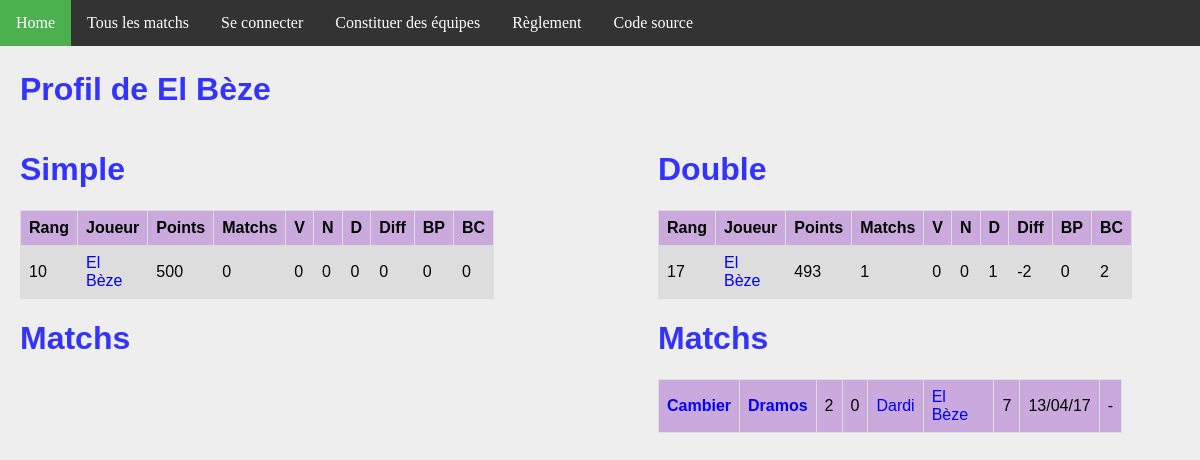
The page /joueur/10/ on the database as committed earlier.
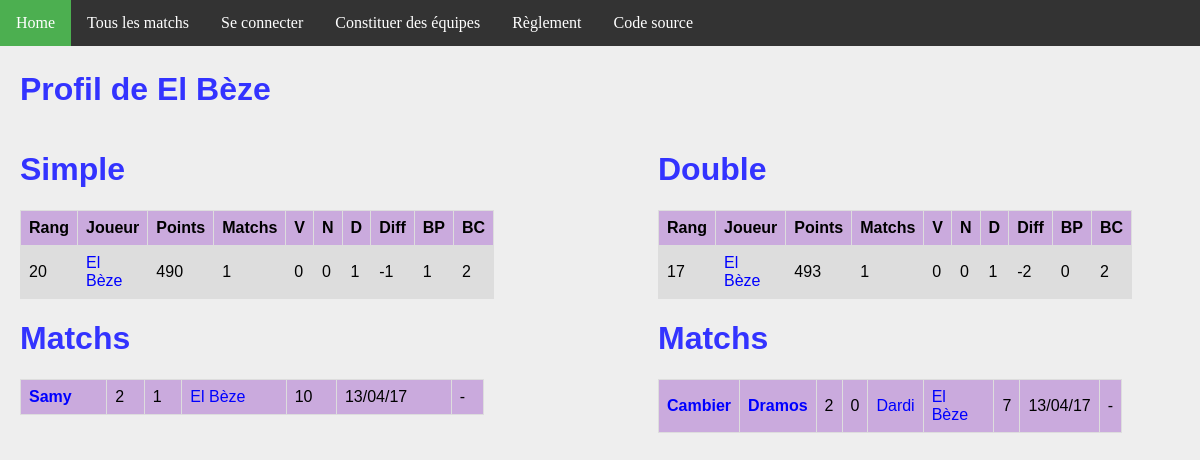
The same page on the database as committed later.
### ranking/models.py (models this page shows, shortened)
class Joueur(models.Model):
    user = models.OneToOneField(User, on_delete=models.CASCADE)
    pseudo = models.CharField(max_length = 50, default="Pax lambda")
    simple_score = models.IntegerField(default=500)
    simple_rang = models.IntegerField(default=0)
    simple_victoires = models.IntegerField(default=0)
    simple_nuls = models.IntegerField(default=0)
    simple_defaites = models.IntegerField(default=0)
    simple_buts_pour = models.IntegerField(default=0)
    simple_buts_contre = models.IntegerField(default=0)
    double_score = models.IntegerField(default=500)
    double_rang = models.IntegerField(default=0)
    double_victoires = models.IntegerField(default=0)
    double_nuls = models.IntegerField(default=0)
    double_defaites = models.IntegerField(default=0)
    double_buts_pour = models.IntegerField(default=0)
    double_buts_contre = models.IntegerField(default=0)
    @property
    def simple_matchs(self):
        return self.simple_nuls + self.simple_victoires + self.simple_defaites
    @property
    def double_matchs(self):
        return self.double_nuls + self.double_victoires + self.double_defaites
    @property
    def simple_diff(self):
        return self.simple_buts_pour - self.simple_buts_contre
    @property
    def double_diff(self):
        return self.double_buts_pour - self.double_buts_contre

class MatchDouble(models.Model):
    domicile_1 = models.ForeignKey('Joueur', related_name = 'dom1')
    domicile_2 = models.ForeignKey('Joueur', related_name = 'dom2')
    exterieur_1 = models.ForeignKey('Joueur', related_name = 'exte1')
    exterieur_2 = models.ForeignKey('Joueur', related_name = 'exte2')
    date = models.DateTimeField(auto_now_add=True)
    buts_domicile = models.IntegerField(default=0)
    buts_exterieur = models.IntegerField(default=0)
    points = models.IntegerField(default=0)
    @property
    def winner(self):
        if self.buts_domicile > self.buts_exterieur:
            return 1.
        elif self.buts_domicile < self.buts_exterieur:
            return 0.
        else:
            return 0.5

class MatchSimple(models.Model):
    domicile = models.ForeignKey('Joueur', related_name = 'dom')
    exterieur = models.ForeignKey('Joueur', related_name = 'exte')
    date = models.DateTimeField(auto_now_add=True)
    buts_domicile = models.IntegerField(default=0)
    buts_exterieur = models.IntegerField(default=0)
    points = models.IntegerField(default=0)
    @property
    def winner(self):
        if self.buts_domicile > self.buts_exterieur:
            return 1.
        elif self.buts_domicile < self.buts_exterieur:
            return 0.
        else:
            return 0.5

### ranking/views.py (the view)
# urls.py: url(r'^joueur/(?P<joueur_id>[0-9]+)/$', views.detail_joueur, name='joueur'),
def detail_joueur(request, joueur_id):
    simples_1 = MatchSimple.objects.filter(domicile__id = joueur_id)
    simples_2 = MatchSimple.objects.filter(exterieur__id = joueur_id)
    simples = simples_1 | simples_2
    doubles_1 = MatchDouble.objects.filter(domicile_1__id = joueur_id)
    doubles_2 = MatchDouble.objects.filter(domicile_2__id = joueur_id)
    doubles_3 = MatchDouble.objects.filter(exterieur_1__id = joueur_id)
    doubles_4 = MatchDouble.objects.filter(exterieur_2__id = joueur_id)
    doubles = doubles_1 | doubles_2 | doubles_3 | doubles_4
    context = {
        'joueur': get_object_or_404(Joueur, pk=joueur_id),
        'simple_matchs': simples.order_by('-date').all(),
        'double_matchs': doubles.order_by('-date').all(),
    }
    return render(request, 'joueur.html', context)

### ranking/templates/joueur.html
{% extends 'base.html' %}
{% block body %}
    <h1>Profil de {{ joueur.pseudo }}</h1>
<div id="column1" style="float:left; margin:0; width:40%;">
    <h1>Simple</h1>
    <table>
        <tr>
            <th>Rang</th>
            <th>Joueur</th>
            <th>Points</th>
            <th>Matchs</th>
            <th>V</th>
            <th>N</th>
            <th>D</th>
            <th>Diff</th>
            <th>BP</th>
            <th>BC</th>
        </tr>
        <tr>
            <td>{{ joueur.simple_rang }}</td>
            <td><a class='joueur' href="{% url 'joueur' joueur.id %}">{{joueur.pseudo}}</a></td>
            <td>{{joueur.simple_score}}</td>
            <td>{{joueur.simple_matchs}}</td>
            <td>{{joueur.simple_victoires}}</td>
            <td>{{joueur.simple_nuls}}</td>
            <td>{{joueur.simple_defaites}}</td>
            <td>{{joueur.simple_diff}}</td>
            <td>{{joueur.simple_buts_pour}}</td>
            <td>{{joueur.simple_buts_contre}}</td>
        </tr>
    </table>
    <h1>Matchs</h1>
    <table>
        {% for m in simple_matchs %}
        <tr>
            <td {% if m.winner == 1 %} style='font-weight:bold'{% endif %} >
                <a class="joueur" href="{% url 'joueur' m.domicile.id %}">{{m.domicile.pseudo}}</a>
            </td>
            <td>{{m.buts_domicile}}</td>
            <td>{{m.buts_exterieur}}</td>
            <td {% if m.winner == 0 %} style='font-weight:bold'{% endif %} >
                <a class='joueur' href="{% url 'joueur' m.exterieur.id %}">{{m.exterieur.pseudo}}</a>
            </td>
            <td>{{m.points}}</td>
            <td>{{m.date | date:'d/m/y'}}</td>
            <td>
            {% if m.domicile == request.user.joueur %}
                <a class="joueur" href="{% url 'annuler' m.id %}">Annuler</a>
            {% else %}
                -
            {% endif %}
            </td>
        </tr>
        {% endfor %}
    </table>
</div>
<div id="column2" style="float:left; margin-left:15%;width:40%;">
<h1>Double</h1>
<table>
    <tr>
        <th>Rang</th>
        <th>Joueur</th>
        <th>Points</th>
        <th>Matchs</th>
        <th>V</th>
        <th>N</th>
        <th>D</th>
        <th>Diff</th>
        <th>BP</th>
        <th>BC</th>
    </tr>
    <tr>
        <td>{{ joueur.double_rang }}</td>
        <td><a class='joueur' href="{% url 'joueur' joueur.id %}">{{joueur.pseudo}}</a></td>
        <td>{{joueur.double_score}}</td>
        <td>{{joueur.double_matchs}}</td>
        <td>{{joueur.double_victoires}}</td>
        <td>{{joueur.double_nuls}}</td>
        <td>{{joueur.double_defaites}}</td>
        <td>{{joueur.double_diff}}</td>
        <td>{{joueur.double_buts_pour}}</td>
        <td>{{joueur.double_buts_contre}}</td>
    </tr>
</table>
<h1>Matchs</h1>
<table>
    {% for m in double_matchs %}
    <tr>
        <td {% if m.winner == 1 %} style='font-weight:bold'{% endif %} >
            <a class="joueur" href="{% url 'joueur' m.domicile_1.id %}">{{m.domicile_1.pseudo}}</a>
        </td>
        <td {% if m.winner == 1 %} style='font-weight:bold'{% endif %} >
            <a class="joueur" href="{% url 'joueur' m.domicile_2.id %}">{{m.domicile_2.pseudo}}</a>
        </td>
        <td>{{m.buts_domicile}}</td>
        <td>{{m.buts_exterieur}}</td>
        <td {% if m.winner == 0 %} style='font-weight:bold'{% endif %} >
            <a class='joueur' href="{% url 'joueur' m.exterieur_1.id %}">{{m.exterieur_1.pseudo}}</a>
        </td>
        <td {% if m.winner == 0 %} style='font-weight:bold'{% endif %} >
            <a class='joueur' href="{% url 'joueur' m.exterieur_2.id %}">{{m.exterieur_2.pseudo}}</a>
        </td>
        <td>{{m.points}}</td>
        <td>{{m.date | date:'d/m/y'}}</td>
        <td>
        {% if m.domicile_1 == request.user.joueur %}
            <a class="joueur" href="{% url 'annuler_double' m.id %}">Annuler</a>
        {% else %}
            -
        {% endif %}
        </td>
    </tr>
    {% endfor %}
</table>
</div>
{% endblock %}

### ranking/templates/base.html (shortened to what this page needs)
{% load static %}
<!DOCTYPE html>
<html>
<head>
  <link rel="stylesheet" href="{% static 'fifa.css' %}"/>
</head>
<body>
<ul>
    <li><a class="menu" href="{% url 'index' %}">Home</a></li>
    <li><a href="{% url 'matchs'%}" class="menu">Tous les matchs</a></li>
    {% if request.user.is_authenticated %}
        <li><a class="menu" href="{% url 'joueur' request.user.joueur.id %}">Mes matchs</a></li>
        <li><a class="menu" href="{% url 'logout' %}">Se déconnecter ({{request.user.joueur.pseudo}})</a></li>
    {% else %}
        <li><a class="menu" href="{% url 'login' %}">Se connecter</a></li>
    {% endif %}
    <li><a href="{% url 'team'%}" class="menu">Constituer des équipes</a></li>
    <li><a href="{% url 'reglement'%}" class="menu">Règlement</a></li>
    <li><a href="https://github.com/fandejuni/fifa/" class="menu">Code source</a></li>
</ul>
<div style="padding:20px;margin-top:30px;">
<div id="contentBox" style="margin:0px auto; width:100%">
{% block body %}
{% endblock %}
</div>
</div>
</body>
</html>

### ranking/static/fifa.css (style rules this page uses)
h1, h2 { font-family: Arial; color: #3333FF; }
a { color: blue; text-decoration: none; }
body { background: #EEEEEE; margin: 0px; }
table { font-family: arial, sans-serif; border-collapse: collapse; width: 100%; }
td, th { border: 1px solid #dddddd; text-align: left; padding: 8px; }
tr:nth-child(even) { background-color: #DDDDDD; }
tr:nth-child(odd) { background-color: #CAAADD; }
ul { list-style-type: none; margin: 0; padding: 0; overflow: hidden; background-color: #333; position: fixed; top: 0; width: 100%; }
li { float: left; }
li a { display: block; color: white; text-align: center; padding: 14px 16px; text-decoration: none; }

Rows that differ between the two databases and show on the page:
changed Joueur "El Bèze": simple_rang "10" → "20"; simple_score "500" → "490"; simple_matchs "0" → "1"; simple_defaites "0" → "1"; simple_diff "0" → "-1"; simple_buts_pour "0" → "1"; simple_buts_contre "0" → "2"
added MatchSimple: domicile.pseudo "Samy", buts_domicile "2", buts_exterieur "1", exterieur.pseudo "El Bèze", points "10", date "13/04/17"
